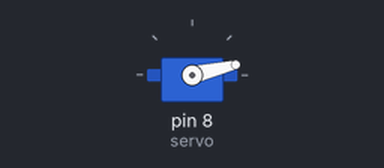
The sketch below on a simulated Arduino Uno, built with avr-gcc and run on an emulated ATmega328P. Shown: servo.

Above: at 0.05 s.
At 0.85 s:
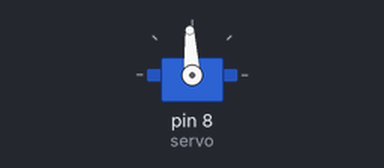
At 1.65 s:
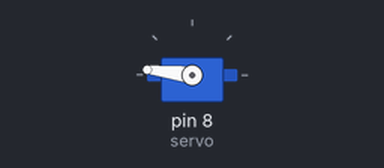
At 3.25 s:
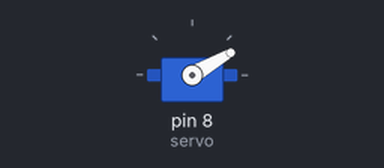
Timing chart, 0 to 7.9 s (numbered marks = the images above):
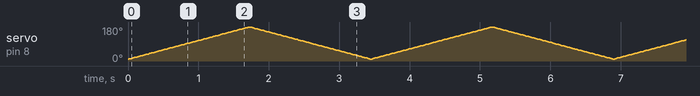

The sketch:

practice_Servo9g.ino
```cpp
#include <Servo.h>

Servo servo;  // create Servo object to control a servo
int angle = 10;

void setup()
{
  servo.attach(8); // attach servo to pin 8
  servo.write(angle); // set initial position
}

void loop()
{
  for (angle = 10; angle <= 180; angle++)
  {
    servo.write(angle);
    delay(10); // Reduced delay for faster movement
  }

  for (angle = 180; angle >= 10; angle--)
  {
    servo.write(angle);
    delay(10); // Reduced delay for faster movement
  }
}
```
